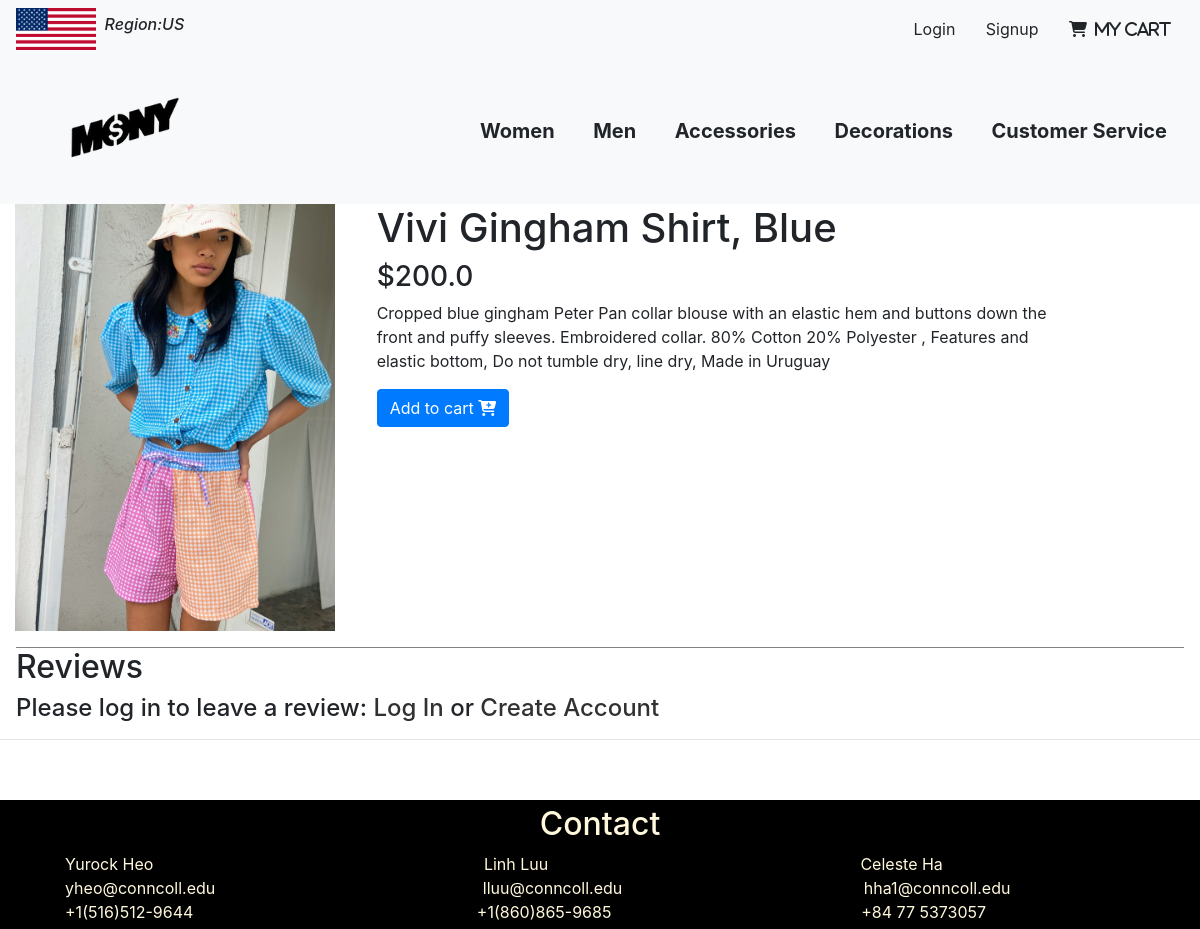
The app's page /12/ with its own data.
### products/models.py (models this page shows, shortened)
class Product(models.Model):
    item_name = models.CharField(max_length=100)
    item_image = models.ImageField(upload_to='static/images')
    item_description = models.TextField(max_length=500, blank = True)
    item_category = models.CharField(choices=CATEGORY_CHOICES, max_length=2)
    item_price = models.FloatField()
    def get_add_to_cart_url(self):
        return reverse("products:add_cart", args=[str(self.id)])

### products/views.py (the view, shortened to what this page needs)
# urls.py: path('<int:pk>/', views.product_detail, name='product_details'),
def product_detail(request, pk):
    product = Product.objects.get(pk=pk)
    reviews = Review.objects.filter(product=product)
    form = ReviewForm()
    context = {"product": product, "reviews": reviews, "form": form}
    return render(request, "product_detail.html", context)

### templates/product_detail.html (shortened to what this page needs)
{% extends "base.html" %}
{% load static %}
{% block content %}
<div class="container-fluid padding">
    <div class="row padding">
        <div class="col-md-12 col-lg-4">
            <img class="product-img" src="{{ product.item_image.url }}" alt="">
        </div>
        <div class="col-md-12 col-lg-8">
            <h1>{{product.item_name}}</h1>
            <h3>${{product.item_price}}</h3>
            <p>{{product.item_description}}</p>
            <a href="{{ product.get_add_to_cart_url }}" class="btn btn-primary btn-md my-0 p" onclick="added()">
                Add to cart
                <i class="fas fa-cart-plus"></i>
            </a>
        </div>
    </div>
</div>
<div class="review-sec">
    <h2>Reviews</h2>
    {% if user.is_authenticated %}
        <h2>Leave a review for this product</h2>
        <h4>- {{user.username}}</h4>
        <form method="post">
            {% csrf_token %}
            {{ form.as_p }}
            <button class="btn btn-success ml-2" type="submit">Save</button>
        </form>
    {% else %}
        <h4>Please log in to leave a review: <a href="{% url 'login' %}">Log In</a> or <a href="{% url 'signup' %}">Create Account</a></h4>
    {% endif %}
</div>
<hr>
{% endblock %}

### static/css/base.css (style rules this page uses)
html, body { margin: 0; height: 100%; width: 100%; overflow-x: hidden; }
a { color: rgb(49, 49, 49); }
.row { margin-right:100px ; }
.product-img { width: 20em; }
.review-sec { margin: 1em; border-top: 1px solid gray; }

### records on screen
Product: item_image (picture), item_name "Vivi Gingham Shirt, Blue", item_price "200.0", item_description "Cropped blue gingham Peter Pan collar blouse with an elastic hem and buttons down the front and puffy sleeves. Embroidered collar. 80% Cotton 20% Polyester , Features and elastic bottom, Do not tumble dry, line dry, Made in Uruguay"
